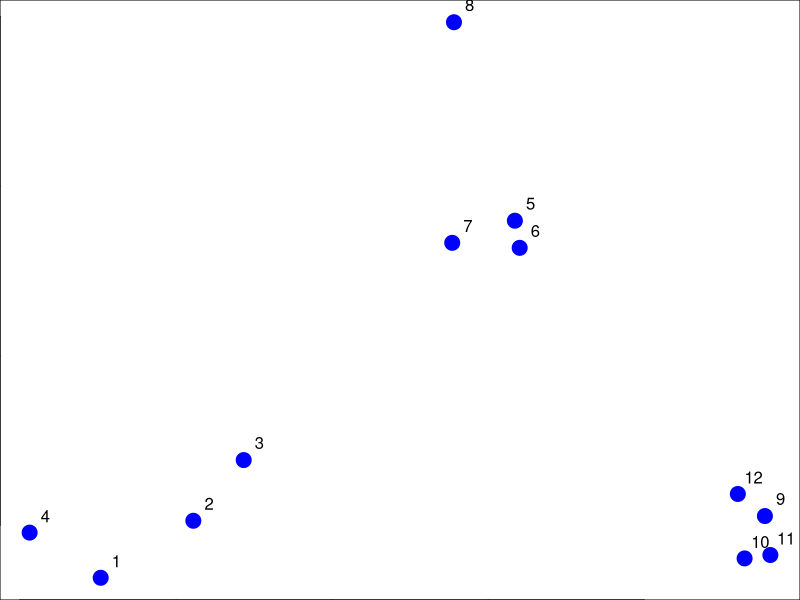
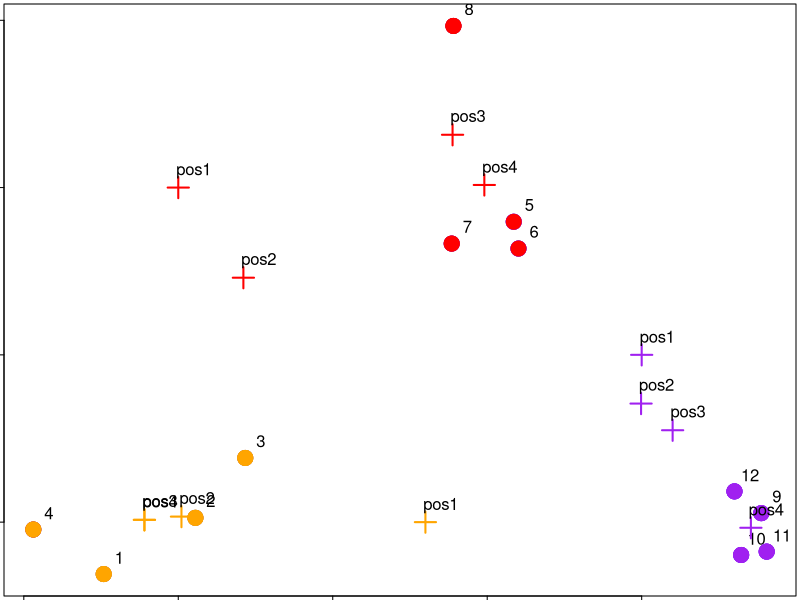
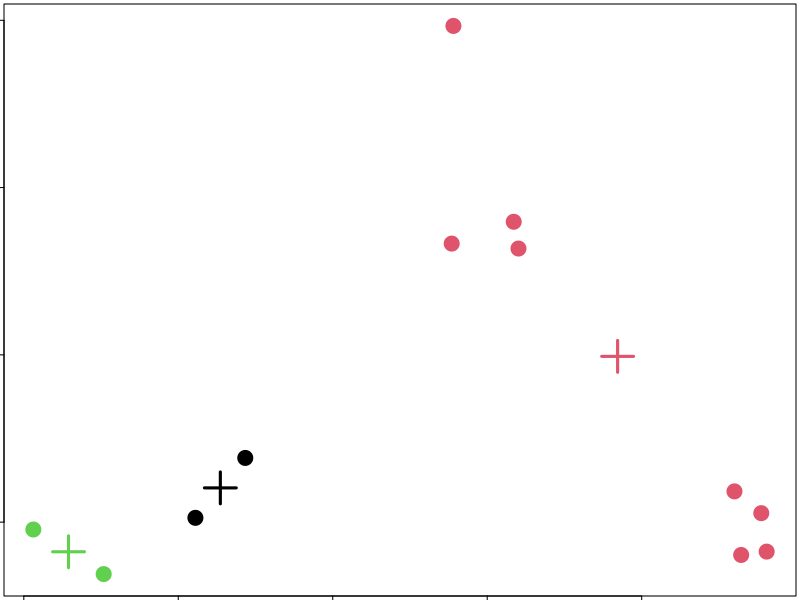
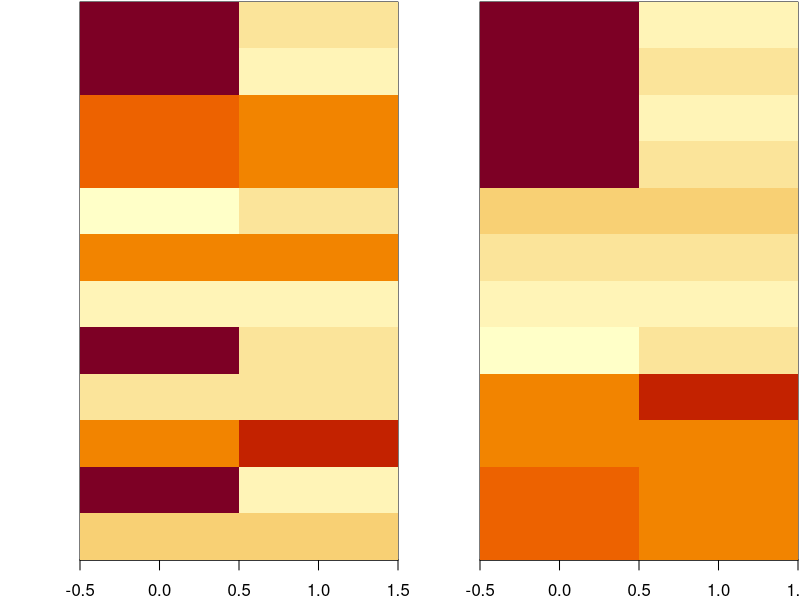

These figures' R source, in order:
## ---- chunk 1
set.seed(1234); par(mar=c(0,0,0,0))
x <- rnorm(12,mean=rep(1:3,each=4),sd=0.2)
y <- rnorm(12,mean=rep(c(1,2,1),each=4),sd=0.2)
plot(x,y,col="blue",pch=19,cex=2)
text(x+0.05,y+0.05,labels=as.character(1:12))
## ---- chunk 2
par(mar=rep(0.2,4))
plot(x,y,col="blue",pch=19,cex=2)
cols1 <- c("red","orange","purple")
text(x+0.05,y+0.05,labels=as.character(1:12))

# starting centroids
cx <- c(1,1.8,2.5)
cy <- c(2,1,1.5)
points(cx,cy,col=cols1,pch=3,cex=2,lwd=2)
text (cx+0.05, cy+0.05, label=c(rep('pos1',3)))

## Find the closest centroid
distTmp <- matrix(NA,nrow=3,ncol=12)
distTmp[1,] <- (x-cx[1])^2 + (y-cy[1])^2
distTmp[2,] <- (x-cx[2])^2 + (y-cy[2])^2
distTmp[3,] <- (x-cx[3])^2 + (y-cy[3])^2
newClust <- apply(distTmp,2,which.min)
points(x,y,pch=19,cex=2,col=cols1[newClust]) # paint points

## recalculate centroids
newCx <- tapply(x,newClust,mean)
newCy <- tapply(y,newClust,mean)
points(newCx,newCy,col=cols1,pch=3,cex=2,lwd=2)
text (newCx+0.05, newCy+0.05, label=c(rep('pos2',3)))

## Iteration 2 - Find the closest centroid
distTmp <- matrix(NA,nrow=3,ncol=12)
distTmp[1,] <- (x-newCx[1])^2 + (y-newCy[1])^2
distTmp[2,] <- (x-newCx[2])^2 + (y-newCy[2])^2
distTmp[3,] <- (x-newCx[3])^2 + (y-newCy[3])^2
newClust2 <- apply(distTmp,2,which.min)
points(x,y,pch=19,cex=2,col=cols1[newClust2]) # paint points

## Iteration 2 - recalculate centroids
newCx <- tapply(x,newClust2,mean)
newCy <- tapply(y,newClust2,mean)
points(newCx,newCy,col=cols1,pch=3,cex=2,lwd=2)
text (newCx+0.05, newCy+0.05, label=c(rep('pos3',3)))

## Final iteration - Find the closest centroid
distTmp <- matrix(NA,nrow=3,ncol=12)
distTmp[1,] <- (x-newCx[1])^2 + (y-newCy[1])^2
distTmp[2,] <- (x-newCx[2])^2 + (y-newCy[2])^2
distTmp[3,] <- (x-newCx[3])^2 + (y-newCy[3])^2
finalClust <- apply(distTmp,2,which.min)
points(x,y,pch=19,cex=2,col=cols1[finalClust]) # paint points

## Final centroids
finalCx <- tapply(x,finalClust,mean)
finalCy <- tapply(y,finalClust,mean)
points(finalCx,finalCy,col=cols1,pch=3,cex=2,lwd=2)
text (finalCx+0.05, finalCy+0.05, label=c(rep('pos4',3)))


## ---- chunk 3
dataFrame <- data.frame(x,y)
kmeansObj <- kmeans(dataFrame,centers=3)
names(kmeansObj)
kmeansObj$cluster
## ---- chunk 4
par(mar=rep(0.2,4))
plot(x,y,col=kmeansObj$cluster,pch=19,cex=2)
points(kmeansObj$centers,col=1:3,pch=3,cex=3,lwd=3)
## ---- chunk 5
set.seed(1234)
dataMatrix <- as.matrix(dataFrame)[sample(1:12),]
kmeansObj <- kmeans(dataMatrix,centers=3)
par(mfrow=c(1,2), mar = c(2, 4, 0.1, 0.1))
image(t(dataMatrix)[,nrow(dataMatrix):1],yaxt="n")
image(t(dataMatrix)[,order(kmeansObj$cluster)],yaxt="n")
